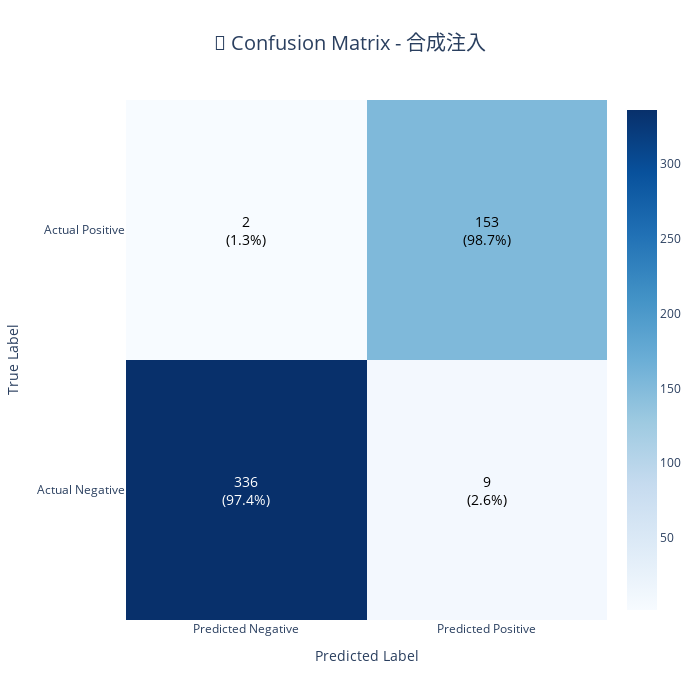
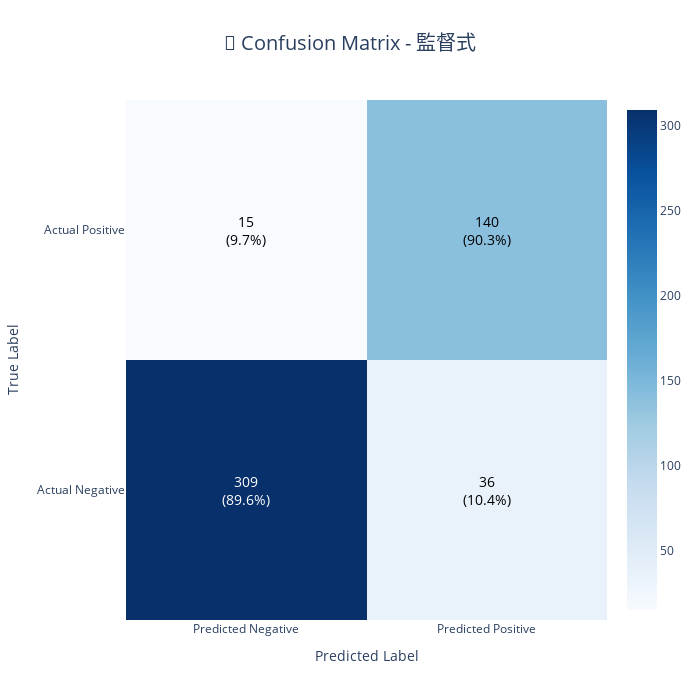

Notebook cell for these charts, in order:
### Markdown cell above
### 10.5 互動式特徵重要性 ⭐

### Code cell
# 創建互動式混淆矩陣（使用 0.5 閾值）
y_pred_synthetic = (prob_synthetic >= 0.5).astype(int)
y_pred_supervised = (prob_supervised >= 0.5).astype(int)

fig_cm_syn = create_interactive_confusion_matrix(
    y_test,
    y_pred_synthetic,
    model_name="合成注入",
    output_path="docs/confusion_matrix_synthetic.html"
)
fig_cm_syn.show()

fig_cm_sup = create_interactive_confusion_matrix(
    y_test,
    y_pred_supervised,
    model_name="監督式",
    output_path="docs/confusion_matrix_supervised.html"
)
fig_cm_sup.show()

print("✅ 互動式混淆矩陣已儲存至 docs/confusion_matrix_*.html")

### Figure 1 — Plotly figure (JSON) as saved in the notebook; plotly's stock layout.template omitted (floating-point values rounded to 4 significant figures)
{"data": [{"colorscale": [[0.0, "rgb(247,251,255)"], [0.125, "rgb(222,235,247)"], [0.25, "rgb(198,219,239)"], [0.375, "rgb(158,202,225)"], [0.5, "rgb(107,174,214)"], [0.625, "rgb(66,146,198)"], [0.75, "rgb(33,113,181)"], [0.875, "rgb(8,81,156)"], [1.0, "rgb(8,48,107)"]], "hovertemplate": "%{y}<br>%{x}<br>Count: %{z}<extra></extra>", "showscale": true, "type": "heatmap", "x": ["Predicted Negative", "Predicted Positive"], "y": ["Actual Negative", "Actual Positive"], "z": [[336, 9], [2, 153]]}], "layout": {"annotations": [{"font": {"color": "white", "size": 14}, "showarrow": false, "text": "336<br>(97.4%)", "x": 0, "y": 0}, {"font": {"color": "black", "size": 14}, "showarrow": false, "text": "9<br>(2.6%)", "x": 1, "y": 0}, {"font": {"color": "black", "size": 14}, "showarrow": false, "text": "2<br>(1.3%)", "x": 0, "y": 1}, {"font": {"color": "black", "size": 14}, "showarrow": false, "text": "153<br>(98.7%)", "x": 1, "y": 1}], "height": 700, "title": {"font": {"size": 20}, "text": "🎯 Confusion Matrix - 合成注入", "x": 0.5, "xanchor": "center"}, "width": 700, "xaxis": {"title": {"text": "Predicted Label"}}, "yaxis": {"title": {"text": "True Label"}}}}

### Figure 2 — Plotly figure (JSON) as saved in the notebook; plotly's stock layout.template omitted (floating-point values rounded to 4 significant figures)
{"data": [{"colorscale": [[0.0, "rgb(247,251,255)"], [0.125, "rgb(222,235,247)"], [0.25, "rgb(198,219,239)"], [0.375, "rgb(158,202,225)"], [0.5, "rgb(107,174,214)"], [0.625, "rgb(66,146,198)"], [0.75, "rgb(33,113,181)"], [0.875, "rgb(8,81,156)"], [1.0, "rgb(8,48,107)"]], "hovertemplate": "%{y}<br>%{x}<br>Count: %{z}<extra></extra>", "showscale": true, "type": "heatmap", "x": ["Predicted Negative", "Predicted Positive"], "y": ["Actual Negative", "Actual Positive"], "z": [[309, 36], [15, 140]]}], "layout": {"annotations": [{"font": {"color": "white", "size": 14}, "showarrow": false, "text": "309<br>(89.6%)", "x": 0, "y": 0}, {"font": {"color": "black", "size": 14}, "showarrow": false, "text": "36<br>(10.4%)", "x": 1, "y": 0}, {"font": {"color": "black", "size": 14}, "showarrow": false, "text": "15<br>(9.7%)", "x": 0, "y": 1}, {"font": {"color": "black", "size": 14}, "showarrow": false, "text": "140<br>(90.3%)", "x": 1, "y": 1}], "height": 700, "title": {"font": {"size": 20}, "text": "🎯 Confusion Matrix - 監督式", "x": 0.5, "xanchor": "center"}, "width": 700, "xaxis": {"title": {"text": "Predicted Label"}}, "yaxis": {"title": {"text": "True Label"}}}}
